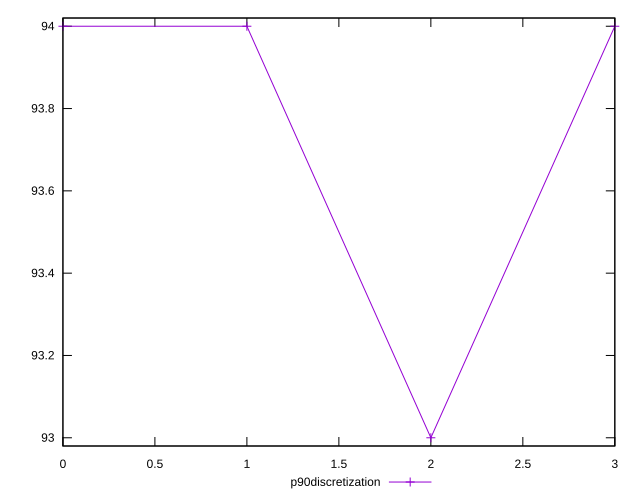

Here is the gnuplot script that generated this plot:
reset

$p90Discretization <<EOF
0 94
1 94
2 93
3 94
EOF

set key outside below
set xrange [0:3]
set yrange [92.98:94.02]
set trange [92.98:94.02]
set terminal svg size 640, 500 enhanced background rgb 'white'
set output "reports/report_00030_2021-02-24T20-42-31.540Z/efficient-animated-content/progression/eccentricity.svg"

plot $p90Discretization title "p90discretization" with linespoints

reset
